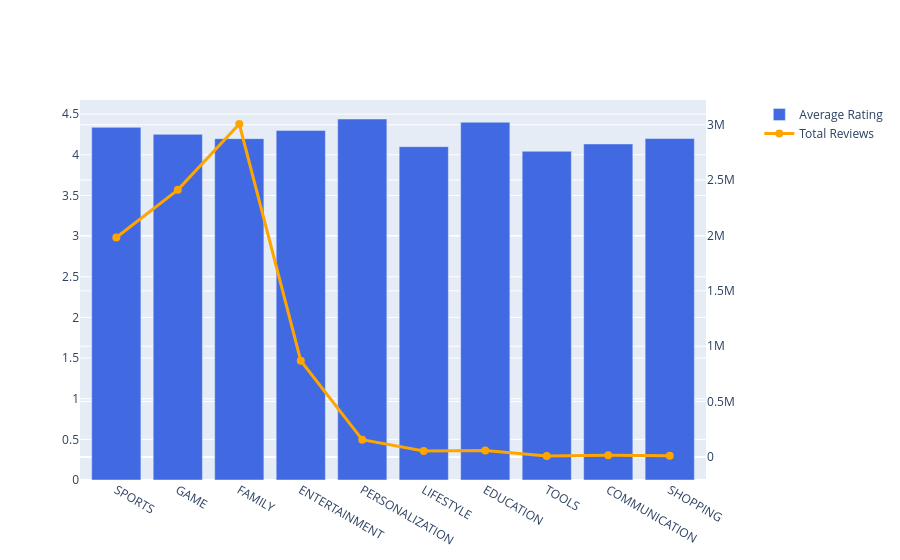

Source (notebook cell):
### Code cell
fig.add_trace(
    go.Scatter(
        x=category_summary["Category"],
        y=category_summary["Total_Reviews"],
        name="Total Reviews",
        mode="lines+markers",
        line=dict(color="orange", width=3),
        marker=dict(size=8)
    ),
    secondary_y=True
)

### Figure 1 — Plotly figure (JSON) as saved in the notebook; plotly's stock layout.template omitted (floating-point values rounded to 4 significant figures)
{"data": [{"marker": {"color": "royalblue"}, "name": "Average Rating", "type": "bar", "x": ["SPORTS", "GAME", "FAMILY", "ENTERTAINMENT", "PERSONALIZATION", "LIFESTYLE", "EDUCATION", "TOOLS", "COMMUNICATION", "SHOPPING"], "xaxis": "x", "y": [4.338, 4.252, 4.198, 4.3, 4.44, 4.1, 4.4, 4.043, 4.133, 4.2], "yaxis": "y"}, {"line": {"color": "orange", "width": 3}, "marker": {"size": 8}, "mode": "lines+markers", "name": "Total Reviews", "type": "scatter", "x": ["SPORTS", "GAME", "FAMILY", "ENTERTAINMENT", "PERSONALIZATION", "LIFESTYLE", "EDUCATION", "TOOLS", "COMMUNICATION", "SHOPPING"], "xaxis": "x", "y": [1982017, 2412245, 3006890, 869111, 156004, 53376, 57645, 8731, 15398, 9975], "yaxis": "y2"}], "layout": {"xaxis": {"anchor": "y", "domain": [0, 0.94]}, "yaxis": {"anchor": "x", "domain": [0, 1]}, "yaxis2": {"anchor": "x", "overlaying": "y", "side": "right"}}}
